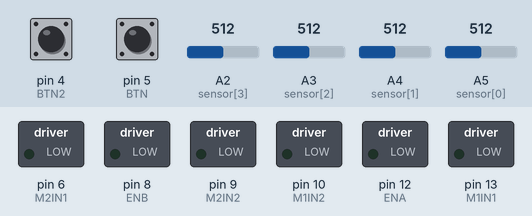
The sketch below on a simulated Arduino Uno, built with avr-gcc and run on an emulated ATmega328P. Shown: switched loads named in the sketch (green lamp = pin HIGH). The inputs (shaded band) are chosen by the test bench; at power-on: pin 5 (BTN) HIGH, A2 (sensor[3]) = 512, A5 (sensor[0]) = 512, A4 (sensor[1]) = 512, pin 4 (BTN2) HIGH, A3 (sensor[2]) = 512.

Above: at 1.2 s.
1.3 s: pin 5 (BTN) pulled LOW for 0.15 s
At 2.5 s:
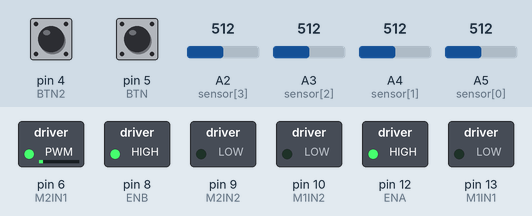
2.9 s: pin 5 (BTN) pulled LOW for 1 s
At 3.2 s:
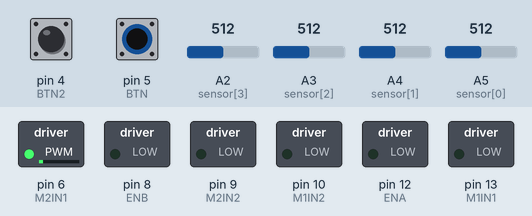
5.4 s: pin 5 (BTN) pulled LOW for 3.2 s
At 6.7 s:
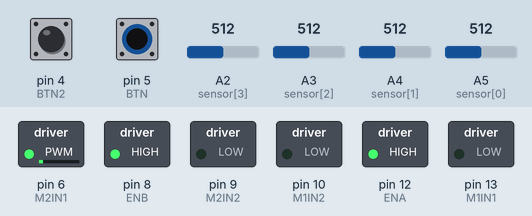
10.1 s: A2 (sensor[3]) set to 190
At 11.4 s:
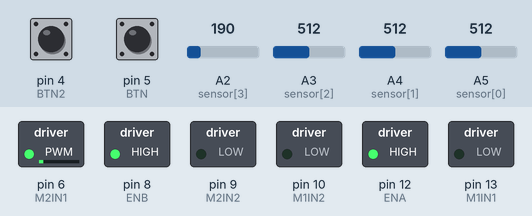
11.7 s: A5 (sensor[0]) set to 190
At 13.0 s:
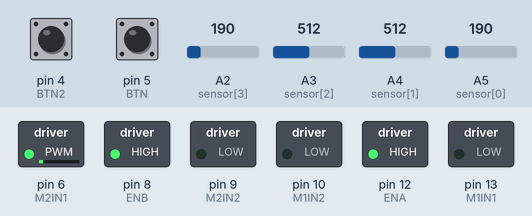
13.3 s: A4 (sensor[1]) set to 190
At 14.4 s:
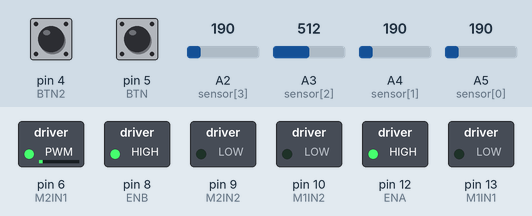
Timing chart, 0 to 15.9 s (numbered marks = the images above; inputs shaded):
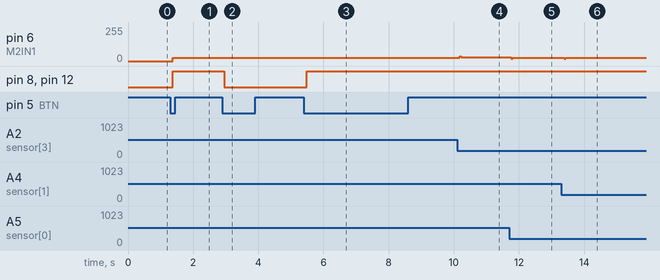

Measured:
- after the input at 1.3 s, pin 6 (M2IN1): 0/255 → 25/255 after 0.07 s; pin 8 (ENB), pin 12 (ENA): LOW → HIGH after 0.07 s
- after the input at 2.9 s, pin 8 (ENB), pin 12 (ENA): HIGH → LOW after 0.05 s
- after the input at 5.4 s, pin 8 (ENB), pin 12 (ENA): LOW → HIGH after 0.09 s
- after the input at 10.1 s, pin 6 (M2IN1): 25/255 → 27/255 after 0.08 s
- after the input at 11.7 s, pin 6 (M2IN1): 27/255 → 25/255 after 0.06 s
- after the input at 13.3 s, pin 6 (M2IN1): 25/255 → 23/255 after 0.09 s

The sketch:

Tribot_Line_Maze.ino
```cpp
#define ENA 12
#define ENB 8

#define M1IN1 13
#define M1IN2 10

#define M2IN1 6
#define M2IN2 9

#define BTN 5
#define BTN2 4

int sensor[4] = {A5, A4, A3, A2};
int index1[5];
int s[4];

int x = 0;
int lastButtonState = 0;
int buttonState = 0;

int x2 = 0;
int lastButtonState2 = 0;
int buttonState2 = 0;

void setup() {
  // put your setup code here, to run once:
  for(int i = 0; i < 4; i++)
    pinMode(sensor[i], INPUT);

  pinMode(ENA, OUTPUT);
  pinMode(ENB, OUTPUT);
  pinMode(M1IN1, OUTPUT);
  pinMode(M1IN2, OUTPUT);
  pinMode(M2IN1, OUTPUT);
  pinMode(M2IN2, OUTPUT);

  pinMode(BTN, INPUT_PULLUP);
  pinMode(BTN2, INPUT_PULLUP);

  lastButtonState = digitalRead(BTN);
  lastButtonState2 = digitalRead(BTN2);
}

float d2 = 0;

void loop() {
  // put your main code here, to run repeatedly:
  int Speed = 25;

  float d = error();

  if(d > 0.5)
    d = 0.5;
  else if(d < -0.5)
    d = -0.5;

  if(isnan(d))
    d = d2;


  Start();

  if(x){
    setLeftSpeed(Speed, d, d2);
    setRightSpeed(Speed, d, d2);
  }
  else {
    setLeftSpeed(0, 0, 0);
    setRightSpeed(0, 0, 0);
  }

  d2 = d;
}

void Start(void){
  buttonState = digitalRead(BTN);
  if(buttonState != lastButtonState)
    if(buttonState == LOW){
      x = !x;
    }
    lastButtonState = buttonState;
  delay(50);
}

void Start2(void){
  buttonState2 = digitalRead(BTN2);
  if(buttonState2 != lastButtonState2)
    if(buttonState2 == LOW){
      x2 = !x2;
    }
    lastButtonState2 = buttonState2;
  delay(50);
}

void setLeftSpeed(int Speed, float err, float err2){
  int motorIndex = -1;

  Speed = PID(Speed, err, err2, motorIndex);

  Serial.print(Speed); Serial.print(" ");

  if(Speed == 0)
    digitalWrite(ENA, LOW);
  else digitalWrite(ENA, HIGH);

  if(Speed > 0){
    analogWrite(M1IN1, Speed);
    analogWrite(M1IN2, 0);
  }
  else if(Speed < 0){
    analogWrite(M1IN1, 0);
    analogWrite(M1IN2, Speed);
  }
}

void setRightSpeed(int Speed, float err, float err2){
  int motorIndex = 1;

  Speed = PID(Speed, err, err2, motorIndex);

  Serial.println(Speed);

  if(Speed == 0)
    digitalWrite(ENB, LOW);
  else digitalWrite(ENB, HIGH);

  if(Speed > 0){
    analogWrite(M2IN1, Speed);
    analogWrite(M2IN2, 0);
  }
  else if(Speed < 0){
    analogWrite(M2IN1, 0);
    analogWrite(M2IN2, Speed);
  }
}

int PID(int Speed, float err, float err2, int motorIndex){

  int kp = 4;
  int kd = 15;
  int ki = 0;

  int pid = ((kp * err) + (kd * (err - err2)) + (ki * (err + err2)));
  if(motorIndex == 1)
    Speed -= pid;
  else Speed += pid;

  return Speed;
}

void Finding(void){
  int n = 0;

  for(int i = 0; i < 4; i++){
    s[i] = analogRead(sensor[i]);
    //Serial.print(s[i]); Serial.print(" ");
  }
  //Serial.println("");

  memset(index1, 0, sizeof(index1)); /* Seteaza toate valorile vectorului index1 cu valoarea celui de-al doilea parametru, 0 in cazul acesta */

  for(int i = 0; i < 4; i++){
    if(s[i] > 200){ /* Daca valoarea citita de sensori este mai mare ca 2500 se memoreaza valoarea si indicele lui in vectorul valori, respectiv index1 */
      index1[n] = i+1; /* Se retin pozitia + 1 pentru conditia de la "for" din functia "error" de sub, deoarece i incepe de la 0 */
      n++;
    }
  }

}

float error(void){
    Finding();

    int n = 0;
    int sum = 0;
    float Ma = 0.0;
    for(int i = 0; index1[i] != 0 && i < 4; i++){
      sum += index1[i];
      n++;
    }
    Ma = float(sum)/n;

    return(Ma-2.5);
}
```
